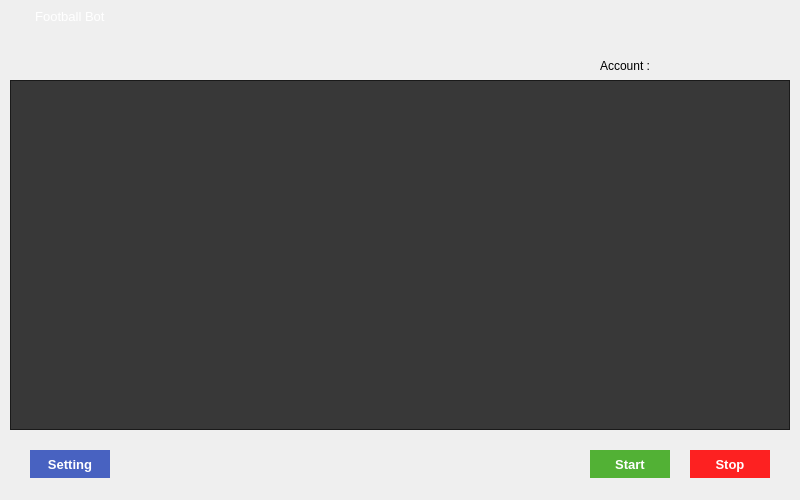
<?xml version="1.0" encoding="UTF-8"?>
<ui version="4.0">
 <class>MainWindow</class>
 <widget class="QMainWindow" name="MainWindow">
  <property name="geometry">
   <rect>
    <x>0</x>
    <y>0</y>
    <width>800</width>
    <height>500</height>
   </rect>
  </property>
  <property name="windowTitle">
   <string>Mail Sender</string>
  </property>
  <property name="windowIcon">
   <iconset>
    <normaloff>../images/icon.png</normaloff>../images/icon.png</iconset>
  </property>
  <property name="styleSheet">
   <string notr="true">QProgressBar:horizontal {
    border: 1px solid #3A3939;
    text-align: center;
    padding: 1px;
    background: #201F1F;
}
QProgressBar::chunk:horizontal {
    background-color: qlineargradient(spread:reflect, x1:1, y1:0.545, x2:1, y2:0, stop:0 rgba(28, 66, 111, 255), stop:1 rgba(37, 87, 146, 255));
}

QToolTip
{
    border: 1px solid #3A3939;
    background-color: rgb(90, 102, 117);;
    color: white;
    padding: 1px;
    opacity: 200;
}

QWidget
{
    color: silver;
    background-color: #302F2F;
    selection-background-color:#3d8ec9;
    selection-color: black;
    background-clip: border;
    border-image: none;
    outline: 0;
}

QWidget:item:hover
{
    background-color: #78879b;
    color: black;
}

QWidget:item:selected
{
    background-color: #3d8ec9;
}

QCheckBox {
	background-color: transparent;
}

QRadioButton
{
    spacing: 5px;
    outline: none;
    color: #bbb;
    margin-bottom: 2px;
}

QRadioButton:disabled
{
    color: #777777;
}
QRadioButton::indicator
{
    width: 21px;
    height: 21px;
}

QRadioButton::indicator:unchecked,
QRadioButton::indicator:unchecked:hover
{
    image: url(:/dark_blue/img/radio_unchecked.png);
}

QRadioButton::indicator:unchecked:focus,
QRadioButton::indicator:unchecked:pressed
{
  border: none;
  outline: none;
    image: url(:/dark_blue/img/radio_unchecked_focus.png);
}

QRadioButton::indicator:checked,
QRadioButton::indicator:checked:hover
{
  border: none;
  outline: none;
    image: url(:/dark_blue/img/radio_checked.png);
}

QRadioButton::indicator:checked:focus,
QRadioButton::indicato::menu-arrowr:checked:pressed
{
  border: none;
  outline: none;
    image: url(:/dark_blue/img/radio_checked_focus.png);
}

QRadioButton::indicator:indeterminate,
QRadioButton::indicator:indeterminate:hover,
QRadioButton::indicator:indeterminate:pressed
{
        image: url(:/dark_blue/img/radio_indeterminate.png);
}

QRadioButton::indicator:checked:disabled
{
  outline: none;
  image: url(:/dark_blue/img/radio_checked_disabled.png);
}

QRadioButton::indicator:unchecked:disabled
{
    image: url(:/dark_blue/img/radio_unchecked_disabled.png);
}


QMenuBar
{
    background-color: #302F2F;
    color: silver;
}

QMenuBar::item
{
    background: transparent;
}

QMenuBar::item:selected
{
    background: transparent;
    border: 1px solid #3A3939;
}

QMenuBar::item:pressed
{
    border: 1px solid #3A3939;
    background-color: #3d8ec9;
    color: black;
    margin-bottom:-1px;
    padding-bottom:1px;
}

QMenu
{
    border: 1px solid #3A3939;
    color: silver;
    margin: 1px;
}

QMenu::icon
{
    margin: 1px;
}

QMenu::item
{
    padding: 2px 2px 2px 25px;
    margin-left: 5px;
    border: 1px solid transparent; /* reserve space for selection border */
}

QMenu::item:selected
{
    color: black;
}

QMenu::separator {
    height: 2px;
    background: lightblue;
    margin-left: 10px;
    margin-right: 5px;
}

QMenu::indicator {
    width: 16px;
    height: 16px;
}

/* non-exclusive indicator = check box style indicator
   (see QActionGroup::setExclusive) */
QMenu::indicator:non-exclusive:unchecked {
    image: url(:/dark_blue/img/checkbox_unchecked.png);
}

QMenu::indicator:non-exclusive:unchecked:selected {
    image: url(:/dark_blue/img/checkbox_unchecked_disabled.png);
}

QMenu::indicator:non-exclusive:checked {
    image: url(:/dark_blue/img/checkbox_checked.png);
}

QMenu::indicator:non-exclusive:checked:selected {
    image: url(:/dark_blue/img/checkbox_checked_disabled.png);
}

/* exclusive indicator = radio button style indicator (see QActionGroup::setExclusive) */
QMenu::indicator:exclusive:unchecked {
    image: url(:/dark_blue/img/radio_unchecked.png);
}

QMenu::indicator:exclusive:unchecked:selected {
    image: url(:/dark_blue/img/radio_unchecked_disabled.png);
}

QMenu::indicator:exclusive:checked {
    image: url(:/dark_blue/img/radio_checked.png);
}

QMenu::indicator:exclusive:checked:selected {
    image: url(:/dark_blue/img/radio_checked_disabled.png);
}

QMenu::right-arrow {
    margin: 5px;
    image: url(:/dark_blue/img/right_arrow.png)
}


QWidget:disabled
{
    color: #808080;
    background-color: #302F2F;
}

QAbstractItemView
{
    alternate-background-color: #3A3939;
    color: silver;
    border: 1px solid 3A3939;
    border-radius: 2px;
    padding: 1px;
}

QWidget:focus, QMenuBar:focus
{
    border: 1px solid #78879b;
}

QTabWidget:focus, QCheckBox:focus, QRadioButton:focus, QSlider:focus
{
    border: none;
}

QLineEdit
{
    background-color: #201F1F;
    padding: 2px;
    border-style: solid;
    border: 1px solid #3A3939;
    border-radius: 2px;
    color: silver;
}

QGroupBox {
    border:1px solid #787878;
    border-radius: 10px;
    margin-top: 20px;
	background-color : transparent;
    color: silver;
}

QGroupBox::title {
    subcontrol-origin: margin;
    subcontrol-position: top left;
    padding-left: 5px;
    padding-right: 5px;
    padding-top: 10px;
}

QAbstractScrollArea
{
    border-radius: 2px;
    border: 1px solid #3A3939;
    background-color: transparent;
}

QScrollBar:horizontal
{
    height: 15px;
    margin: 3px 15px 3px 15px;
    border: 1px transparent #2A2929;
    border-radius: 4px;
    background-color: #2A2929;
}

QScrollBar::handle:horizontal
{
    background-color: #605F5F;
    min-width: 5px;
    border-radius: 4px;
}

QScrollBar::add-line:horizontal
{
    margin: 0px 3px 0px 3px;
    border-image: url(:/dark_blue/img/right_arrow_disabled.png);
    width: 10px;
    height: 10px;
    subcontrol-position: right;
    subcontrol-origin: margin;
}

QScrollBar::sub-line:horizontal
{
    margin: 0px 3px 0px 3px;
    border-image: url(:/dark_blue/img/left_arrow_disabled.png);
    height: 10px;
    width: 10px;
    subcontrol-position: left;
    subcontrol-origin: margin;
}

QScrollBar::add-line:horizontal:hover,QScrollBar::add-line:horizontal:on
{
    border-image: url(:/dark_blue/img/right_arrow.png);
    height: 10px;
    width: 10px;
    subcontrol-position: right;
    subcontrol-origin: margin;
}


QScrollBar::sub-line:horizontal:hover, QScrollBar::sub-line:horizontal:on
{
    border-image: url(:/dark_blue/img/left_arrow.png);
    height: 10px;
    width: 10px;
    subcontrol-position: left;
    subcontrol-origin: margin;
}

QScrollBar::up-arrow:horizontal, QScrollBar::down-arrow:horizontal
{
    background: none;
}


QScrollBar::add-page:horizontal, QScrollBar::sub-page:horizontal
{
    background: none;
}

QScrollBar:vertical
{
    background-color: #2A2929;
    width: 15px;
    margin: 15px 3px 15px 3px;
    border: 1px transparent #2A2929;
    border-radius: 4px;
}

QScrollBar::handle:vertical
{
    background-color: #605F5F;
    min-height: 5px;
    border-radius: 4px;
}

QScrollBar::sub-line:vertical
{
    margin: 3px 0px 3px 0px;
    border-image: url(:/dark_blue/img/up_arrow_disabled.png);
    height: 10px;
    width: 10px;
    subcontrol-position: top;
    subcontrol-origin: margin;
}

QScrollBar::add-line:vertical
{
    margin: 3px 0px 3px 0px;
    border-image: url(:/dark_blue/img/down_arrow_disabled.png);
    height: 10px;
    width: 10px;
    subcontrol-position: bottom;
    subcontrol-origin: margin;
}

QScrollBar::sub-line:vertical:hover,QScrollBar::sub-line:vertical:on
{

    border-image: url(:/dark_blue/img/up_arrow.png);
    height: 10px;
    width: 10px;
    subcontrol-position: top;
    subcontrol-origin: margin;
}


QScrollBar::add-line:vertical:hover, QScrollBar::add-line:vertical:on
{
    border-image: url(:/dark_blue/img/down_arrow.png);
    height: 10px;
    width: 10px;
    subcontrol-position: bottom;
    subcontrol-origin: margin;
}

QScrollBar::up-arrow:vertical, QScrollBar::down-arrow:vertical
{
    background: none;
}


QScrollBar::add-page:vertical, QScrollBar::sub-page:vertical
{
    background: none;
}

QTextEdit
{
    background-color: #201F1F;
    color: silver;
    border: 1px solid #3A3939;
}

QPlainTextEdit
{
    background-color: #201F1F;;
    color: silver;
    border-radius: 2px;
    border: 1px solid #3A3939;
}

QHeaderView::section
{
    background-color: #3A3939;
    color: silver;
    padding-left: 4px;
    border: 1px solid #6c6c6c;
}

QSizeGrip {
    image: url(:/dark_blue/img/sizegrip.png);
    width: 12px;
    height: 12px;
}

QMainWindow
{
    background-color: #302F2F;

}

QMainWindow::separator
{
    background-color: #302F2F;
    color: white;
    padding-left: 4px;
    spacing: 2px;
    border: 1px dashed #3A3939;
}

QMainWindow::separator:hover
{

    background-color: #787876;
    color: white;
    padding-left: 4px;
    border: 1px solid #3A3939;
    spacing: 2px;
}


QMenu::separator
{
    height: 1px;
    background-color: #3A3939;
    color: white;
    padding-left: 4px;
    margin-left: 10px;
    margin-right: 5px;
}


QFrame
{
    border-radius: 2px;
    border: 1px solid #444;
}

QFrame[frameShape=&quot;0&quot;]
{
    border-radius: 2px;
    border: 1px transparent #444;
}

QStackedWidget
{
    background-color: #302F2F;
    border: 1px transparent black;
}

QToolBar {
    border: 1px transparent #393838;
    background: 1px solid #302F2F;
    font-weight: bold;
}

QToolBar::handle:horizontal {
    image: url(:/dark_blue/img/Hmovetoolbar.png);
}
QToolBar::handle:vertical {
    image: url(:/dark_blue/img/Vmovetoolbar.png);
}
QToolBar::separator:horizontal {
    image: url(:/dark_blue/img/Hsepartoolbar.png);
}
QToolBar::separator:vertical {
    image: url(:/dark_blue/img/Vsepartoolbars.png);
}

QPushButton
{
    color: silver;
    background-color: #302F2F;
    border-width: 2px;
    border-color: #4A4949;
    border-style: solid;
    padding-top: 2px;
    padding-bottom: 2px;
    padding-left: 10px;
    padding-right: 10px;
    border-radius: 4px;
    /* outline: none; */
    /* min-width: 40px; */
}

QPushButton:disabled
{
    background-color: #302F2F;
    border-width: 2px;
    border-color: #3A3939;
    border-style: solid;
    padding-top: 2px;
    padding-bottom: 2px;
    padding-left: 10px;
    padding-right: 10px;
    /*border-radius: 2px;*/
    color: #808080;
}

QPushButton:focus {
    background-color: #3d8ec9;
    color: white;
}

QComboBox
{
    selection-background-color: #3d8ec9;
    background-color: #201F1F;
    border-style: solid;
    border: 1px solid #3A3939;
    border-radius: 2px;
    padding: 2px;
    min-width: 75px;
}

QPushButton:checked{
    background-color: #4A4949;
    border-color: #6A6969;
}

QPushButton:hover {
    border: 2px solid #78879b;
    color: silver;
}

QComboBox:hover, QAbstractSpinBox:hover,QLineEdit:hover,QTextEdit:hover,QPlainTextEdit:hover,QAbstractView:hover,QTreeView:hover
{
    border: 1px solid #78879b;
    color: silver;
}

QComboBox:on
{
    background-color: #626873;
    padding-top: 3px;
    padding-left: 4px;
    selection-background-color: #4a4a4a;
}

QComboBox QAbstractItemView
{
    background-color: #201F1F;
    border-radius: 2px;
    border: 1px solid #444;
    selection-background-color: #3d8ec9;
    color: silver;
}

QComboBox::drop-down
{
    subcontrol-origin: padding;
    subcontrol-position: top right;
    width: 15px;

    border-left-width: 0px;
    border-left-color: darkgray;
    border-left-style: solid;
    border-top-right-radius: 3px;
    border-bottom-right-radius: 3px;
}

QComboBox::down-arrow
{
    image: url(:/dark_blue/img/down_arrow_disabled.png);
}

QComboBox::down-arrow:on, QComboBox::down-arrow:hover,
QComboBox::down-arrow:focus
{
    image: url(:/dark_blue/img/down_arrow.png);
}

QPushButton:pressed
{
    background-color: #484846;
}

QLabel
{
    border: 0px solid black;
}

QTabWidget{
    border: 1px transparent black;
}

QTabWidget::pane {
    border: 1px solid #444;
    border-radius: 3px;
    padding: 3px;
}

QTabBar
{
    qproperty-drawBase: 0;
    left: 5px; /* move to the right by 5px */
}

QTabBar:focus
{
    border: 0px transparent black;
}

QTabBar::close-button  {
    image: url(:/dark_blue/img/close.png);
    background: transparent;
}

QTabBar::close-button:hover
{
    image: url(:/dark_blue/img/close-hover.png);
    background: transparent;
}

QTabBar::close-button:pressed {
    image: url(:/dark_blue/img/close-pressed.png);
    background: transparent;
}

/* TOP TABS */
QTabBar::tab:top {
    color: #b1b1b1;
    border: 1px solid #4A4949;
    border-bottom: 1px transparent black;
    background-color: #302F2F;
    padding: 5px;
    border-top-left-radius: 2px;
    border-top-right-radius: 2px;
}

QTabBar::tab:top:!selected
{
    color: #b1b1b1;
    background-color: #201F1F;
    border: 1px transparent #4A4949;
    border-bottom: 1px transparent #4A4949;
    border-top-left-radius: 0px;
    border-top-right-radius: 0px;
}

QTabBar::tab:top:!selected:hover {
    background-color: #48576b;
}

/* BOTTOM TABS */
QTabBar::tab:bottom {
    color: #b1b1b1;
    border: 1px solid #4A4949;
    border-top: 1px transparent black;
    background-color: #302F2F;
    padding: 5px;
    border-bottom-left-radius: 2px;
    border-bottom-right-radius: 2px;
}

QTabBar::tab:bottom:!selected
{
    color: #b1b1b1;
    background-color: #201F1F;
    border: 1px transparent #4A4949;
    border-top: 1px transparent #4A4949;
    border-bottom-left-radius: 0px;
    border-bottom-right-radius: 0px;
}

QTabBar::tab:bottom:!selected:hover {
    background-color: #78879b;
}

/* LEFT TABS */
QTabBar::tab:left {
    color: #b1b1b1;
    border: 1px solid #4A4949;
    border-left: 1px transparent black;
    background-color: #302F2F;
    padding: 5px;
    border-top-right-radius: 2px;
    border-bottom-right-radius: 2px;
}

QTabBar::tab:left:!selected
{
    color: #b1b1b1;
    background-color: #201F1F;
    border: 1px transparent #4A4949;
    border-right: 1px transparent #4A4949;
    border-top-right-radius: 0px;
    border-bottom-right-radius: 0px;
}

QTabBar::tab:left:!selected:hover {
    background-color: #48576b;
}


/* RIGHT TABS */
QTabBar::tab:right {
    color: #b1b1b1;
    border: 1px solid #4A4949;
    border-right: 1px transparent black;
    background-color: #302F2F;
    padding: 5px;
    border-top-left-radius: 2px;
    border-bottom-left-radius: 2px;
}

QTabBar::tab:right:!selected
{
    color: #b1b1b1;
    background-color: #201F1F;
    border: 1px transparent #4A4949;
    border-right: 1px transparent #4A4949;
    border-top-left-radius: 0px;
    border-bottom-left-radius: 0px;
}

QTabBar::tab:right:!selected:hover {
    background-color: #48576b;
}

QTabBar QToolButton::right-arrow:enabled {
     image: url(:/dark_blue/img/right_arrow.png);
 }

 QTabBar QToolButton::left-arrow:enabled {
     image: url(:/dark_blue/img/left_arrow.png);
 }

QTabBar QToolButton::right-arrow:disabled {
     image: url(:/dark_blue/img/right_arrow_disabled.png);
 }

 QTabBar QToolButton::left-arrow:disabled {
     image: url(:/dark_blue/img/left_arrow_disabled.png);
 }


QDockWidget {
    border: 1px solid #403F3F;
    titlebar-close-icon: url(:/dark_blue/img/close.png);
    titlebar-normal-icon: url(:/dark_blue/img/undock.png);
}

QDockWidget::close-button, QDockWidget::float-button {
    border: 1px solid transparent;
    border-radius: 2px;
    background: transparent;
}

QDockWidget::close-button:hover, QDockWidget::float-button:hover {
    background: rgba(255, 255, 255, 10);
}

QDockWidget::close-button:pressed, QDockWidget::float-button:pressed {
    padding: 1px -1px -1px 1px;
    background: rgba(255, 255, 255, 10);
}

QTreeView, QListView, QTextBrowser, AtLineEdit, AtLineEdit::hover {
    border: 1px solid #444;
    background-color: silver;
    border-radius: 3px;
    margin-left: 3px;
    color: black;
}

QTreeView:branch:selected, QTreeView:branch:hover {
    background: url(:/dark_blue/img/transparent.png);
}

QTreeView::branch:has-siblings:!adjoins-item {
    border-image: url(:/dark_blue/img/transparent.png);
}

QTreeView::branch:has-siblings:adjoins-item {
    border-image: url(:/dark_blue/img/transparent.png);
}

QTreeView::branch:!has-children:!has-siblings:adjoins-item {
    border-image: url(:/dark_blue/img/transparent.png);
}

QTreeView::branch:has-children:!has-siblings:closed,
QTreeView::branch:closed:has-children:has-siblings {
    image: url(:/dark_blue/img/branch_closed.png);
}

QTreeView::branch:open:has-children:!has-siblings,
QTreeView::branch:open:has-children:has-siblings  {
    image: url(:/dark_blue/img/branch_open.png);
}

QTreeView::branch:has-children:!has-siblings:closed:hover,
QTreeView::branch:closed:has-children:has-siblings:hover {
    image: url(:/dark_blue/img/branch_closed-on.png);
    }

QTreeView::branch:open:has-children:!has-siblings:hover,
QTreeView::branch:open:has-children:has-siblings:hover  {
    image: url(:/dark_blue/img/branch_open-on.png);
    }

QListView::item:!selected:hover, QListView::item:!selected:hover, QTreeView::item:!selected:hover  {
    background: rgba(0, 0, 0, 0);
    outline: 0;
    color: #FFFFFF
}

QListView::item:selected:hover, QListView::item:selected:hover, QTreeView::item:selected:hover  {
    background: #3d8ec9;
    color: #FFFFFF;
}

QSlider::groove:horizontal {
    border: 1px solid #3A3939;
    height: 8px;
    background: #201F1F;
    margin: 2px 0;
    border-radius: 2px;
}

QSlider::handle:horizontal {
    background: QLinearGradient( x1: 0, y1: 0, x2: 0, y2: 1,
      stop: 0.0 silver, stop: 0.2 #a8a8a8, stop: 1 #727272);
    border: 1px solid #3A3939;
    width: 14px;
    height: 14px;
    margin: -4px 0;
    border-radius: 2px;
}

QSlider::groove:vertical {
    border: 1px solid #3A3939;
    width: 8px;
    background: #201F1F;
    margin: 0 0px;
    border-radius: 2px;
}

QSlider::handle:vertical {
    background: QLinearGradient( x1: 0, y1: 0, x2: 0, y2: 1, stop: 0.0 silver,
    stop: 0.2 #a8a8a8, stop: 1 #727272);
    border: 1px solid #3A3939;
    width: 14px;
    height: 14px;
    margin: 0 -4px;
    border-radius: 2px;
}

QToolButton {
    /*  background-color: transparent; */
    border: 2px transparent #4A4949;
    border-radius: 4px;
    background-color: dimgray;
    margin: 2px;
    padding: 2px;
}

QToolButton[popupMode=&quot;1&quot;] { /* only for MenuButtonPopup */
 padding-right: 20px; /* make way for the popup button */
 border: 2px transparent #4A4949;
 border-radius: 4px;
}

QToolButton[popupMode=&quot;2&quot;] { /* only for InstantPopup */
 padding-right: 10px; /* make way for the popup button */
 border: 2px transparent #4A4949;
}


QToolButton:hover, QToolButton::menu-button:hover {
    border: 2px solid #78879b;
}

QToolButton:checked, QToolButton:pressed,
    QToolButton::menu-button:pressed {
    background-color: #4A4949;
    border: 2px solid #78879b;
}

/* the subcontrol below is used only in the InstantPopup or DelayedPopup mode */
QToolButton::menu-indicator {
    image: url(:/dark_blue/img/down_arrow.png);
    top: -7px; left: -2px; /* shift it a bit */
}

/* the subcontrols below are used only in the MenuButtonPopup mode */
QToolButton::menu-button {
    border: 1px transparent #4A4949;
    border-top-right-radius: 6px;
    border-bottom-right-radius: 6px;
    /* 16px width + 4px for border = 20px allocated above */
    width: 16px;
    outline: none;
}

QToolButton::menu-arrow {
    image: url(:/dark_blue/img/down_arrow.png);
}

QToolButton::menu-arrow:open {
    top: 1px; left: 1px; /* shift it a bit */
    border: 1px solid #3A3939;
}

QPushButton::menu-indicator  {
    subcontrol-origin: padding;
    subcontrol-position: bottom right;
    left: 4px;
}

QTableView
{
    border: 1px solid #444;
    gridline-color: #6c6c6c;
    background-color: #201F1F;
}


QTableView, QHeaderView
{
    border-radius: 0px;
}

QTableView::item:pressed, QListView::item:pressed, QTreeView::item:pressed  {
    background: #78879b;
    color: #FFFFFF;
}

QTableView::item:selected:active, QTreeView::item:selected:active, QListView::item:selected:active  {
    background: #3d8ec9;
    color: #FFFFFF;
}


QHeaderView
{
    border: 1px transparent;
    border-radius: 2px;
    margin: 0px;
    padding: 0px;
}

QHeaderView::section  {
    background-color: #3A3939;
    color: silver;
    padding: 4px;
    border: 1px solid #6c6c6c;
    border-radius: 0px;
    text-align: center;
}

QHeaderView::section::vertical::first, QHeaderView::section::vertical::only-one
{
    border-top: 1px solid #6c6c6c;
}

QHeaderView::section::vertical
{
    border-top: transparent;
}

QHeaderView::section::horizontal::first, QHeaderView::section::horizontal::only-one
{
    border-left: 1px solid #6c6c6c;
}

QHeaderView::section::horizontal
{
    border-left: transparent;
}


QHeaderView::section:checked
 {
    color: white;
    background-color: #5A5959;
 }

 /* style the sort indicator */
QHeaderView::down-arrow {
    image: url(:/dark_blue/img/down_arrow.png);
}

QHeaderView::up-arrow {
    image: url(:/dark_blue/img/up_arrow.png);
}


QTableCornerButton::section {
    background-color: #3A3939;
    border: 1px solid #3A3939;
    border-radius: 2px;
}

QToolBox  {
    padding: 3px;
    border: 1px transparent black;
}

QToolBox::tab {
    color: #b1b1b1;
    background-color: #302F2F;
    border: 1px solid #4A4949;
    border-bottom: 1px transparent #302F2F;
    border-top-left-radius: 5px;
    border-top-right-radius: 5px;
}

 QToolBox::tab:selected { /* italicize selected tabs */
    font: italic;
    background-color: #302F2F;
    border-color: #3d8ec9;
 }

QStatusBar::item {
    border: 1px solid #3A3939;
    border-radius: 2px;
 }


QFrame[height=&quot;3&quot;], QFrame[width=&quot;3&quot;] {
    background-color: #AAA;
}


QSplitter::handle {
    border: 1px dashed #3A3939;
}

QSplitter::handle:hover {
    background-color: #787876;
    border: 1px solid #3A3939;
}

QSplitter::handle:horizontal {
    width: 1px;
}

QSplitter::handle:vertical {
    height: 1px;
}

QListWidget {
    background-color: silver;
    border-radius: 5px;
    margin-left: 5px;
}

QListWidget::item {
    color: black;
}

QMessageBox {
    messagebox-critical-icon	: url(:/dark_blue/img/critical.png);
    messagebox-information-icon	: url(:/dark_blue/img/information.png);
    messagebox-question-icon	: url(:/dark_blue/img/question.png);
    messagebox-warning-icon:    : url(:/dark_blue/img/warning.png);
}

ColorButton::enabled {
    border-radius: 0px;
    border: 1px solid #444444;
}

ColorButton::disabled {
    border-radius: 0px;
    border: 1px solid #AAAAAA;
}</string>
  </property>
  <widget class="QWidget" name="centralwidget">
   <widget class="QLabel" name="back">
    <property name="enabled">
     <bool>true</bool>
    </property>
    <property name="geometry">
     <rect>
      <x>0</x>
      <y>0</y>
      <width>800</width>
      <height>500</height>
     </rect>
    </property>
    <property name="text">
     <string/>
    </property>
    <property name="scaledContents">
     <bool>true</bool>
    </property>
    <property name="alignment">
     <set>Qt::AlignLeading|Qt::AlignLeft|Qt::AlignVCenter</set>
    </property>
   </widget>
   <widget class="WindowDragger" name="windowTitlebar" native="true">
    <property name="geometry">
     <rect>
      <x>0</x>
      <y>3</y>
      <width>804</width>
      <height>27</height>
     </rect>
    </property>
    <property name="sizePolicy">
     <sizepolicy hsizetype="Preferred" vsizetype="Fixed">
      <horstretch>0</horstretch>
      <verstretch>0</verstretch>
     </sizepolicy>
    </property>
    <property name="maximumSize">
     <size>
      <width>16777215</width>
      <height>27</height>
     </size>
    </property>
    <property name="styleSheet">
     <string notr="true">background-color: transparent;</string>
    </property>
    <layout class="QHBoxLayout" name="horizontalLayout" stretch="0,1,0,0">
     <property name="spacing">
      <number>0</number>
     </property>
     <property name="leftMargin">
      <number>5</number>
     </property>
     <property name="topMargin">
      <number>0</number>
     </property>
     <property name="rightMargin">
      <number>5</number>
     </property>
     <property name="bottomMargin">
      <number>0</number>
     </property>
     <item>
      <widget class="QLabel" name="iconLabel">
       <property name="sizePolicy">
        <sizepolicy hsizetype="Preferred" vsizetype="Preferred">
         <horstretch>0</horstretch>
         <verstretch>0</verstretch>
        </sizepolicy>
       </property>
       <property name="minimumSize">
        <size>
         <width>23</width>
         <height>23</height>
        </size>
       </property>
       <property name="maximumSize">
        <size>
         <width>23</width>
         <height>23</height>
        </size>
       </property>
       <property name="text">
        <string/>
       </property>
       <property name="scaledContents">
        <bool>true</bool>
       </property>
      </widget>
     </item>
     <item>
      <widget class="QLabel" name="titleLabel">
       <property name="font">
        <font>
         <pointsize>10</pointsize>
        </font>
       </property>
       <property name="styleSheet">
        <string notr="true">color:white;</string>
       </property>
       <property name="text">
        <string>  Football Bot</string>
       </property>
      </widget>
     </item>
     <item>
      <widget class="QToolButton" name="btnMinimize">
       <property name="styleSheet">
        <string notr="true">#btnMinimize
{
     background-color:none;
     border:none;
     width:16px;
     height:16px;
     padding:4px;
 }
#btnMinimize:hover
{
     background-color:rgb(127, 127, 127);
 }
#btnMinimize:pressed
{
     background-color:rgb(0, 120, 215);
 }</string>
       </property>
       <property name="text">
        <string/>
       </property>
      </widget>
     </item>
     <item>
      <widget class="QToolButton" name="btnClose">
       <property name="styleSheet">
        <string notr="true">#btnClose
{
     background-color:none;
     border:none;
     width:16px;
     height:16px;
     padding:4px;
 }
#btnClose:hover
{
     background-color:rgb(127, 127, 127);
 }
#btnClose:pressed
{
     background-color:rgb(0, 120, 215);
 }</string>
       </property>
       <property name="text">
        <string/>
       </property>
      </widget>
     </item>
    </layout>
   </widget>
   <widget class="QPushButton" name="startBtn">
    <property name="geometry">
     <rect>
      <x>590</x>
      <y>450</y>
      <width>80</width>
      <height>28</height>
     </rect>
    </property>
    <property name="font">
     <font>
      <pointsize>10</pointsize>
      <weight>75</weight>
      <bold>true</bold>
     </font>
    </property>
    <property name="styleSheet">
     <string notr="true">QPushButton{background-color:rgba(57,167,23,220);color:white;border:0px;}
QPushButton:hover{background-color:rgba(57,167,23,255);color:white;}
QPushButton:pressed{background-color:rgba(57,167,23,235);}</string>
    </property>
    <property name="text">
     <string>Start</string>
    </property>
   </widget>
   <widget class="QPushButton" name="stopBtn">
    <property name="geometry">
     <rect>
      <x>690</x>
      <y>450</y>
      <width>80</width>
      <height>28</height>
     </rect>
    </property>
    <property name="font">
     <font>
      <pointsize>10</pointsize>
      <weight>75</weight>
      <bold>true</bold>
     </font>
    </property>
    <property name="styleSheet">
     <string notr="true">QPushButton{background-color:rgba(255,0,0,220);color:white;border:0px;}
QPushButton:hover{background-color:rgba(255,0,0,255);color:white;}
QPushButton:pressed{background-color:rgba(255,0,0,235);}</string>
    </property>
    <property name="text">
     <string>Stop</string>
    </property>
   </widget>
   <widget class="QPushButton" name="settingBtn">
    <property name="geometry">
     <rect>
      <x>30</x>
      <y>450</y>
      <width>80</width>
      <height>28</height>
     </rect>
    </property>
    <property name="font">
     <font>
      <pointsize>10</pointsize>
      <weight>75</weight>
      <bold>true</bold>
     </font>
    </property>
    <property name="styleSheet">
     <string notr="true">QPushButton{background-color:rgba(45,75,185,220);color:white;border:0px;}
QPushButton:hover{background-color:rgba(45,75,185,255);color:white;}
QPushButton:pressed{background-color:rgba(45,75,185,235);}</string>
    </property>
    <property name="text">
     <string>Setting</string>
    </property>
   </widget>
   <widget class="QTextEdit" name="logText">
    <property name="geometry">
     <rect>
      <x>10</x>
      <y>80</y>
      <width>780</width>
      <height>350</height>
     </rect>
    </property>
    <property name="font">
     <font>
      <pointsize>9</pointsize>
     </font>
    </property>
    <property name="styleSheet">
     <string notr="true">background-color : rgba(27, 27, 27, 220);
padding: 5px;</string>
    </property>
    <property name="html">
     <string>&lt;!DOCTYPE HTML PUBLIC &quot;-//W3C//DTD HTML 4.0//EN&quot; &quot;http://www.w3.org/TR/REC-html40/strict.dtd&quot;&gt;
&lt;html&gt;&lt;head&gt;&lt;meta name=&quot;qrichtext&quot; content=&quot;1&quot; /&gt;&lt;style type=&quot;text/css&quot;&gt;
p, li { white-space: pre-wrap; }
&lt;/style&gt;&lt;/head&gt;&lt;body style=&quot; font-family:'MS Shell Dlg 2'; font-size:9pt; font-weight:400; font-style:normal;&quot;&gt;
&lt;p style=&quot;-qt-paragraph-type:empty; margin-top:0px; margin-bottom:0px; margin-left:0px; margin-right:0px; -qt-block-indent:0; text-indent:0px;&quot;&gt;&lt;br /&gt;&lt;/p&gt;&lt;/body&gt;&lt;/html&gt;</string>
    </property>
   </widget>
   <widget class="QLabel" name="label">
    <property name="geometry">
     <rect>
      <x>600</x>
      <y>56</y>
      <width>60</width>
      <height>20</height>
     </rect>
    </property>
    <property name="font">
     <font>
      <pointsize>9</pointsize>
     </font>
    </property>
    <property name="styleSheet">
     <string notr="true">background-color:transparent;</string>
    </property>
    <property name="text">
     <string>Account :</string>
    </property>
   </widget>
   <widget class="QLabel" name="account">
    <property name="geometry">
     <rect>
      <x>659</x>
      <y>56</y>
      <width>100</width>
      <height>20</height>
     </rect>
    </property>
    <property name="font">
     <font>
      <pointsize>9</pointsize>
     </font>
    </property>
    <property name="styleSheet">
     <string notr="true">color:#688cff;
background-color:transparent;</string>
    </property>
    <property name="text">
     <string></string>
    </property>
   </widget>
  </widget>
 </widget>
 <customwidgets>
  <customwidget>
   <class>WindowDragger</class>
   <extends>QWidget</extends>
   <header location="global">windowdragger</header>
   <container>1</container>
  </customwidget>
 </customwidgets>
 <resources/>
 <connections/>
</ui>
